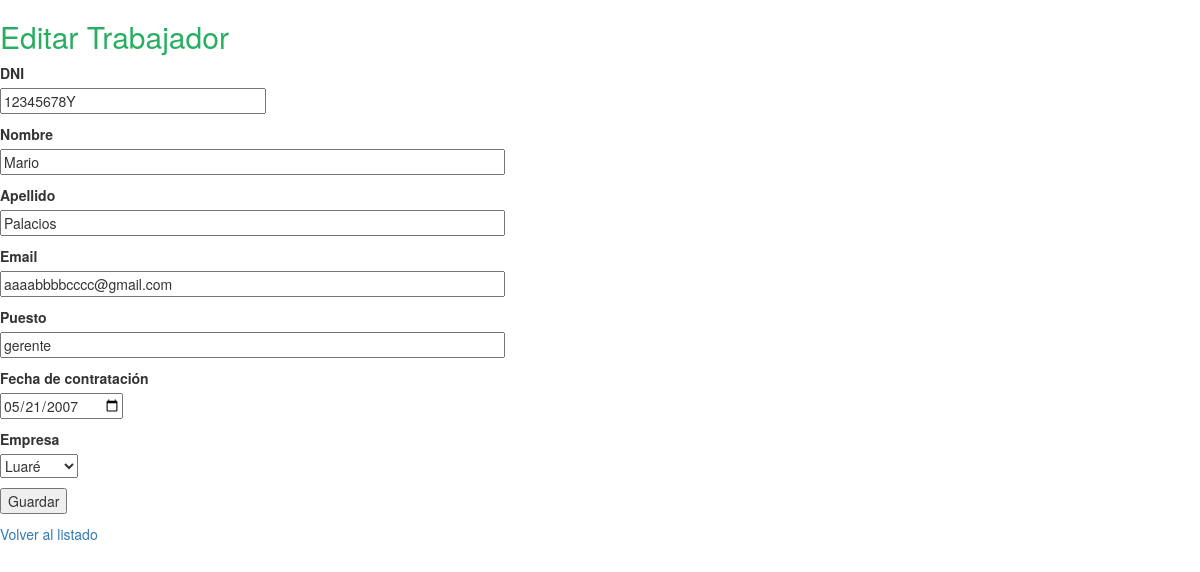
The page /trabajador/1/edit on the database its author committed.
### app/models.py (models this page shows)
class Trabajador(db.Model):
    __tablename__ = 'trabajador'
    id = db.Column(db.Integer, primary_key=True)
    dni = db.Column(db.String(20), unique=True, nullable=False)
    nombre = db.Column(db.String(120), nullable=False)
    apellido = db.Column(db.String(120), nullable=False)
    email = db.Column(db.String(120))
    puesto = db.Column(db.String(100))
    fecha_contratacion = db.Column(db.Date, default=date.today)
    empresa_id = db.Column(db.Integer, db.ForeignKey('empresa.id', ondelete='RESTRICT'), nullable=False)

### app/app.py (the view, shortened to what this page needs)
    @app.route('/trabajador/<int:id>/edit', methods=['GET','POST'])
    def trabajador_edit(id):
        t = Trabajador.query.get_or_404(id)
        form = TrabajadorForm(obj=t)
        form.empresa_id.choices = [(e.id, e.nombre) for e in Empresa.query.all()]
        return render_template('trabajador_form.html', form=form, action="Editar")

### app/forms.py
class TrabajadorForm(FlaskForm):
    dni = StringField('DNI', validators=[DataRequired(), Length(max=20)])
    nombre = StringField('Nombre', validators=[DataRequired(), Length(max=120)])
    apellido = StringField('Apellido', validators=[DataRequired(), Length(max=120)])
    email = StringField('Email', validators=[Optional(), Email(), Length(max=120)])
    puesto = StringField('Puesto', validators=[Optional(), Length(max=100)])
    fecha_contratacion = DateField('Fecha de contratación', validators=[Optional()])
    empresa_id = SelectField('Empresa', coerce=int, validators=[DataRequired()])
    submit = SubmitField('Guardar')

### app/templates/trabajador_form.html (shortened to what this page needs)
{% extends "base.html" %}
{% block content %}
<h2 style="color:#27ae60;">{{ action }} Trabajador</h2>
<form method="POST">
    <p>{{ form.dni.label }}<br>{{ form.dni(size=32) }}</p>
    <p>{{ form.nombre.label }}<br>{{ form.nombre(size=64) }}</p>
    <p>{{ form.apellido.label }}<br>{{ form.apellido(size=64) }}</p>
    <p>{{ form.email.label }}<br>{{ form.email(size=64) }}</p>
    <p>{{ form.puesto.label }}<br>{{ form.puesto(size=64) }}</p>
    <p>{{ form.fecha_contratacion.label }}<br>{{ form.fecha_contratacion() }}</p>
    <p>{{ form.empresa_id.label }}<br>{{ form.empresa_id() }}</p>
    <p>{{ form.submit() }}</p>
</form>
<a href="{{ url_for('menu') }}">Volver al listado</a>
{% endblock %}

### rows shown on the page
Trabajador: dni "12345678Y", nombre "Mario", apellido "Palacios", email "aaaabbbbcccc@gmail.com", puesto "gerente", fecha_contratacion "05/21/2007", empresa_id "Luaré"

### other values the page prints
{{ action }} "Editar"
